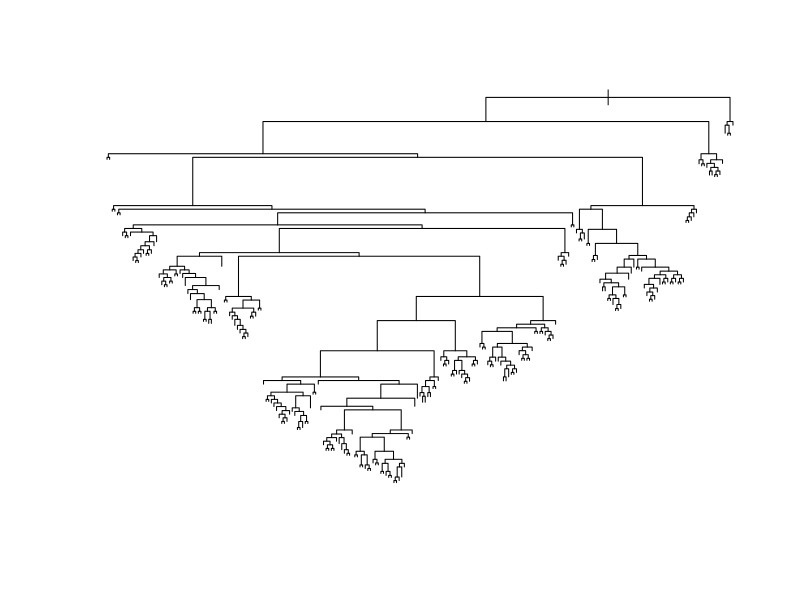

R code for this plot:
# example to demonstrate overfitting of a classification tree.  

# first create a random test set with random labels train a decision tree from the data.  Note
# there is no way to make a good classifier for this situation

library(rpart)
n = 1000					# number of samples
d = 5					 	# dimension of samples
X = matrix(rnorm(n*d),nrow=n);			# predictor vectors are random #'s
df = data.frame(X)				# R needs data frames for some operations
c = sample(1:2,n,replace=T)			# the classes for each vector (random)
#pairs(X,pch=c)
fit = rpart(c ~ X,method="class",minbucket=1,cp=0)	
# fit a decision tree with min terminal size 1 an no purity improvement requirement
plot(fit)	      	       		       # look at complex tree we built
pred = predict(fit,df,type="vector")		# test out the classifier on the training data
trainerrors = sum(pred != c)			# great result!!!  (so what)

# no create test data that is statistically identical to original data

Xtest = matrix(rnorm(n*d),nrow=n);
ctest = sample(1:2,n,replace=T)
df = data.frame(Xtest)
pred = predict(fit,df,type="vector")		# get predicted results from model learned above
testerrors = sum(pred != ctest)			# about 1/2 right! (as you should expect)


